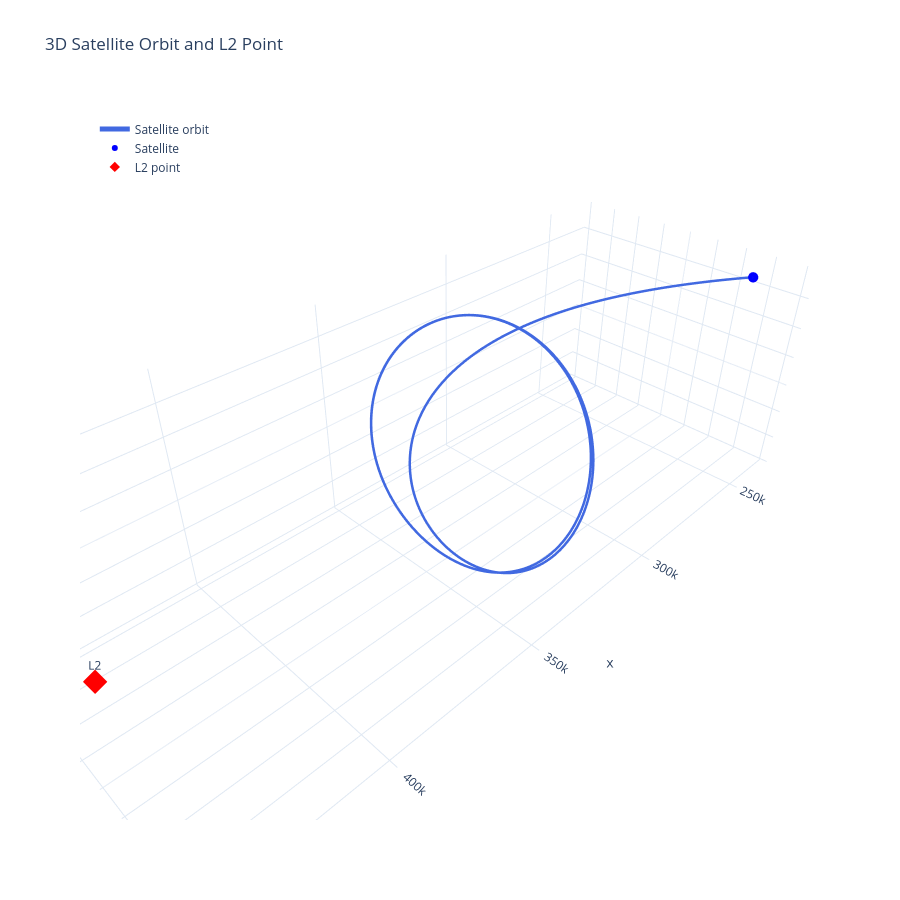

Notebook cell for this chart:
### Code cell
plot_3d_(sim_30[:3, :], [r_L2])

### Figure 1 — Plotly figure (JSON) as saved in the notebook; plotly's stock layout.template omitted (floating-point values rounded to 4 significant figures; data arrays with more than 128 entries replaced by an {"elided": "..."} marker saying what was removed)
{"data": [{"line": {"color": "royalblue", "width": 5}, "mode": "lines", "name": "Satellite orbit", "type": "scatter3d", "x": {"elided": "100000 float values"}, "y": {"elided": "100000 float values"}, "z": {"elided": "100000 float values"}}, {"marker": {"color": "blue", "size": 6}, "mode": "markers", "name": "Satellite", "type": "scatter3d", "x": [237000.0], "y": [26960.0], "z": [34080.0]}, {"marker": {"color": "red", "size": 8, "symbol": "diamond"}, "mode": "markers+text", "name": "L2 point", "text": ["L2"], "textposition": "top center", "type": "scatter3d", "x": [444200.0], "y": [0], "z": [0]}], "layout": {"height": 900, "legend": {"x": 0.02, "y": 0.98}, "scene": {"aspectmode": "data", "xaxis": {"title": {"text": "x"}}, "yaxis": {"title": {"text": "y"}}, "zaxis": {"title": {"text": "z"}}}, "title": {"text": "3D Satellite Orbit and L2 Point"}}}
